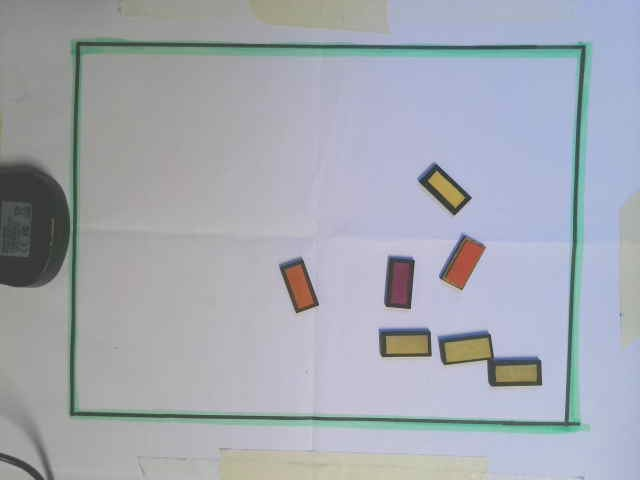
#> input picture Image_Processing_Improvements/captured_image.jpg, 640 x 480 px, given in place of the camera
$ python geeks_for_geeks_code.py
#> lines starting #> are read from the running program, lines starting #| are printed output that depends on the picture; after the words box and inside, x2 and y2 are one past the last pixel; in counts of white or black regions, pixels touching at a corner belong together
# Python code for Multiple Color Detection

import numpy as np
import cv2


# Capturing video through webcam
webcam = cv2.VideoCapture(0)

# Start a while loop
while(1):

    # Reading the video from the
    # webcam in image frames
    _, imageFrame = webcam.read()
#> imageFrame is the input picture: shape (480, 640, 3); mean B, G, R 178.1, 168.9, 164.4

    # Convert the imageFrame in
    # BGR(RGB color space) to
    # HSV(hue-saturation-value)
    # color space
    hsvFrame = cv2.cvtColor(imageFrame, cv2.COLOR_BGR2HSV)
#> hsvFrame: shape (480, 640, 3); mean H, S, V 78.4, 26.8, 181.4

    # Set range for red color and
    # define mask
    red_lower = np.array([136, 87, 111], np.uint8)
    red_upper = np.array([180, 255, 255], np.uint8)
    red_mask = cv2.inRange(hsvFrame, red_lower, red_upper)
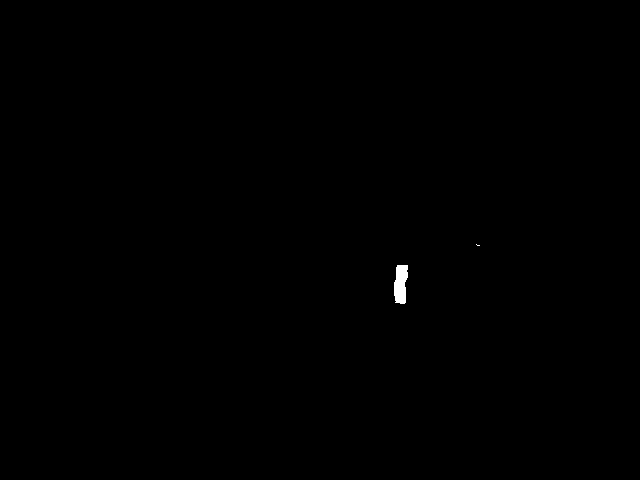
#> red_mask: shape (480, 640); 0.14% white; 2 white regions (1 under 20 px), largest, box (x1, y1, x2, y2) and area: (394, 265, 408, 304) 440

    # Set range for green color and
    # define mask
    green_lower = np.array([25, 52, 72], np.uint8)
    green_upper = np.array([102, 255, 255], np.uint8)
    green_mask = cv2.inRange(hsvFrame, green_lower, green_upper)
#> green_mask: shape (480, 640); 5.8% white; 46 white regions (33 under 20 px), largest, box (x1, y1, x2, y2) and area: (79, 41, 593, 435) 13980, (70, 77, 336, 420) 2075, (443, 342, 490, 364) 354

    # Set range for blue color and
    # define mask
    blue_lower = np.array([94, 80, 2], np.uint8)
    blue_upper = np.array([120, 255, 255], np.uint8)
    blue_mask = cv2.inRange(hsvFrame, blue_lower, blue_upper)
#> blue_mask: shape (480, 640); 0.36% white; 35 white regions (26 under 20 px), largest, box (x1, y1, x2, y2) and area: (439, 331, 487, 342) 203, (495, 357, 540, 362) 186, (416, 46, 496, 49) 180

    # Morphological Transform, Dilation
    # for each color and bitwise_and operator
    # between imageFrame and mask determines
    # to detect only that particular color
    kernel = np.ones((5, 5), "uint8")

    # For red color
    red_mask = cv2.dilate(red_mask, kernel)
#> red_mask: shape (480, 640); 0.23% white; 2 white regions, box (x1, y1, x2, y2) and area: (392, 263, 410, 306) 675, (474, 242, 482, 248) 44
    res_red = cv2.bitwise_and(imageFrame, imageFrame,
                            mask = red_mask)

    # For green color
    green_mask = cv2.dilate(green_mask, kernel)
#> green_mask: shape (480, 640); 9.5% white; 12 white regions (1 under 20 px), largest, box (x1, y1, x2, y2) and area: (67, 37, 595, 437) 25548, (441, 335, 493, 366) 1148, (493, 360, 542, 387) 1055
    res_green = cv2.bitwise_and(imageFrame, imageFrame,
                                mask = green_mask)

    # For blue color
    blue_mask = cv2.dilate(blue_mask, kernel)
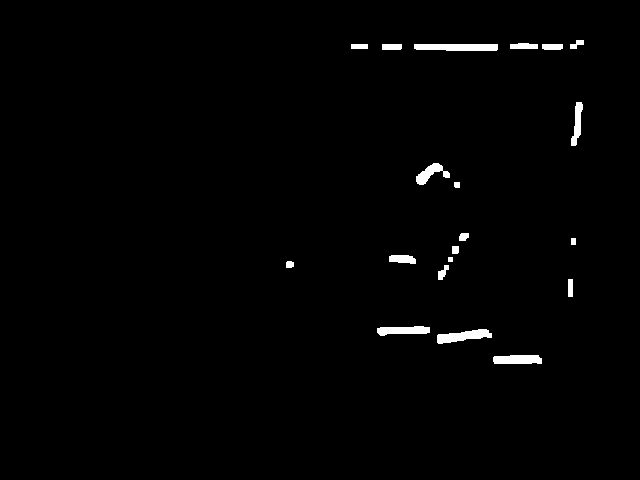
#> blue_mask: shape (480, 640); 1.2% white; 20 white regions
    res_blue = cv2.bitwise_and(imageFrame, imageFrame,
                            mask = blue_mask)

    # Creating contour to track red color
    contours, hierarchy = cv2.findContours(red_mask,
                                        cv2.RETR_TREE,
                                        cv2.CHAIN_APPROX_SIMPLE)
#> contours = 2 contours; box (x1, y1, x2, y2) and area: (392, 263, 410, 306) 619, (474, 242, 482, 248) 32

    for pic, contour in enumerate(contours):
        area = cv2.contourArea(contour)
        if(area > 300):
            x, y, w, h = cv2.boundingRect(contour)
            imageFrame = cv2.rectangle(imageFrame, (x, y),
                                    (x + w, y + h),
                                    (0, 0, 255), 2)

            cv2.putText(imageFrame, "Red Colour", (x, y),
                        cv2.FONT_HERSHEY_SIMPLEX, 1.0,
                        (0, 0, 255))
#> this loop made 2 passes
#> (pic, area, x, y, w, h) on pass 1: (0, 619, 392, 263, 18, 43)
#> (pic, area) on pass 2: (1, 32)
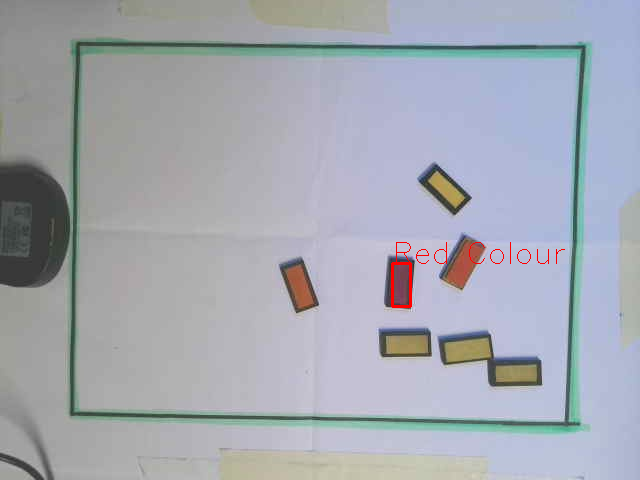
#> imageFrame: shape (480, 640, 3); mean B, G, R 177.8, 168.6, 164.7

    # Creating contour to track green color
    contours, hierarchy = cv2.findContours(green_mask,
                                        cv2.RETR_TREE,
                                        cv2.CHAIN_APPROX_SIMPLE)
#> contours = 20 contours, 5 with area under 20; largest, box (x1, y1, x2, y2) and area: (67, 37, 595, 437) 199017, (75, 53, 575, 422) 175206, (441, 335, 493, 366) 1216, (493, 360, 542, 387) 1028, (382, 333, 423, 359) 435

    for pic, contour in enumerate(contours):
        area = cv2.contourArea(contour)
        if(area > 300):
            x, y, w, h = cv2.boundingRect(contour)
            imageFrame = cv2.rectangle(imageFrame, (x, y),
                                    (x + w, y + h),
                                    (0, 255, 0), 2)

            cv2.putText(imageFrame, "Green Colour", (x, y),
                        cv2.FONT_HERSHEY_SIMPLEX,
                        1.0, (0, 255, 0))
#> this loop made 20 passes
#> (area, x, y, w, h) on passes 2, 4, 5, 10, 12, 18: (199017, 67, 37, 528, 400), (175206, 75, 53, 500, 369), (1028.5, 493, 360, 49, 27), (1215.5, 441, 335, 52, 31), (435, 382, 333, 41, 26), (405, 430, 166, 38, 37)
#> area on passes 3, 7, 11, 14, 16, 17: 24, 35.5, 181, 38, 138.5, 79.5
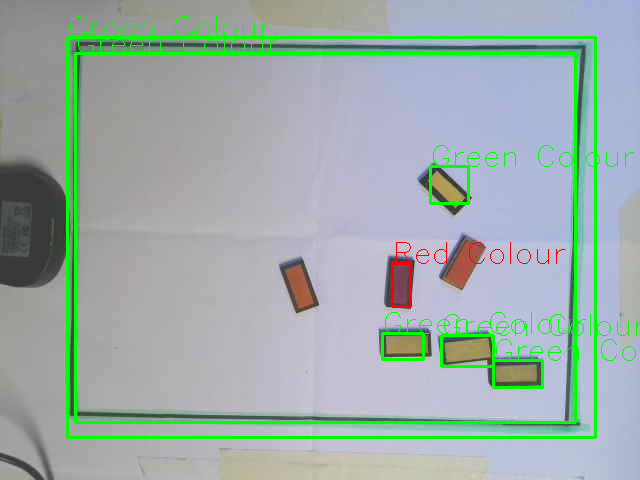
#> imageFrame: shape (480, 640, 3); mean B, G, R 170.1, 173.1, 158

    # Creating contour to track blue color
    contours, hierarchy = cv2.findContours(blue_mask,
                                        cv2.RETR_TREE,
                                        cv2.CHAIN_APPROX_SIMPLE)
#> contours = 20 contours, 1 with area under 20; largest, box (x1, y1, x2, y2) and area: (414, 44, 498, 51) 464, (437, 329, 492, 344) 414, (493, 355, 542, 364) 354, (377, 326, 430, 336) 330, (416, 163, 450, 185) 280
    for pic, contour in enumerate(contours):
        area = cv2.contourArea(contour)
        if(area > 300):
            x, y, w, h = cv2.boundingRect(contour)
            imageFrame = cv2.rectangle(imageFrame, (x, y),
                                    (x + w, y + h),
                                    (255, 0, 0), 2)

            cv2.putText(imageFrame, "Blue Colour", (x, y),
                        cv2.FONT_HERSHEY_SIMPLEX,
                        1.0, (255, 0, 0))
#> this loop made 20 passes
#> (area, x, y, w, h) on passes 1, 2, 3, 16: (353.5, 493, 355, 49, 9), (413.5, 437, 329, 55, 15), (329.5, 377, 326, 53, 10), (464.5, 414, 44, 84, 7)
#> area on passes 5, 6, 8, 9, 11, 12: 68.5, 38.5, 165, 41.5, 53, 24.5
#> pass 1, `imageFrame = cv2.rectangle(imageFrame, (x, y), (x + w, y + h), (255, 0..`:
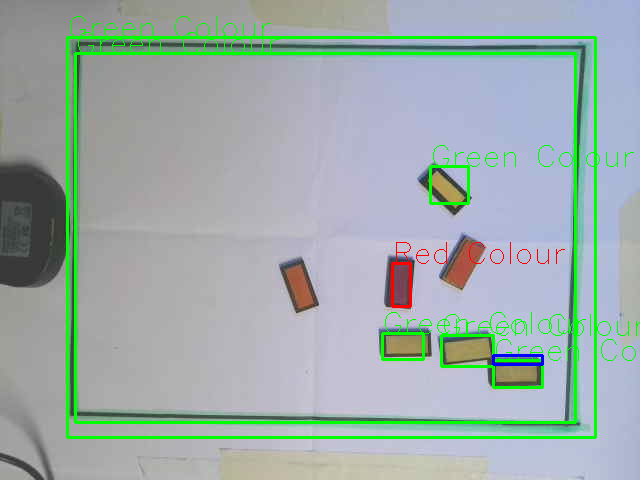
#> imageFrame: shape (480, 640, 3); 0.11% of pixels changed, all inside (x1, y1, x2, y2) = (492, 354, 544, 366)
#> pass 3, `imageFrame = cv2.rectangle(imageFrame, (x, y), (x + w, y + h), (255, 0..`:
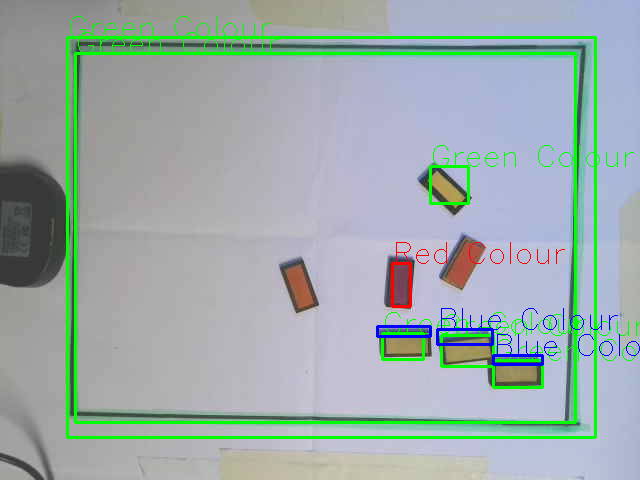
#> imageFrame: shape (480, 640, 3); mean B, G, R 170.7, 172.1, 157.2
#> after the loop:
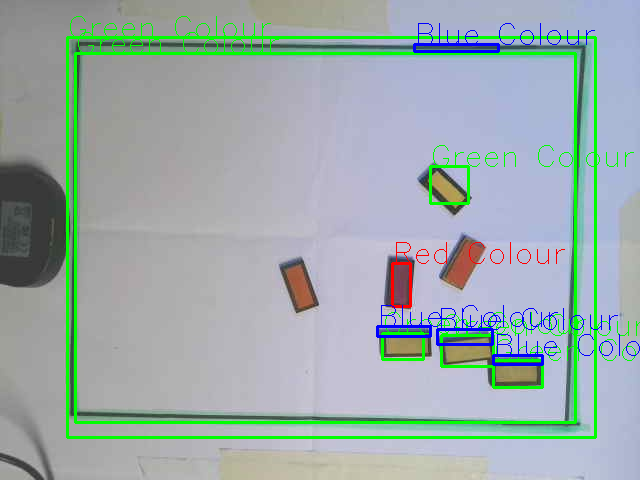
#> imageFrame: shape (480, 640, 3); 0.4% of pixels changed, all inside (x1, y1, x2, y2) = (381, 23, 595, 327)

    # Program Termination
    cv2.imshow("Multiple Color Detection in Real-TIme", imageFrame)
    if cv2.waitKey(10) & 0xFF == ord('q'):
#> (key q is pressed here)
        webcam.release()
        cv2.destroyAllWindows()
        break
